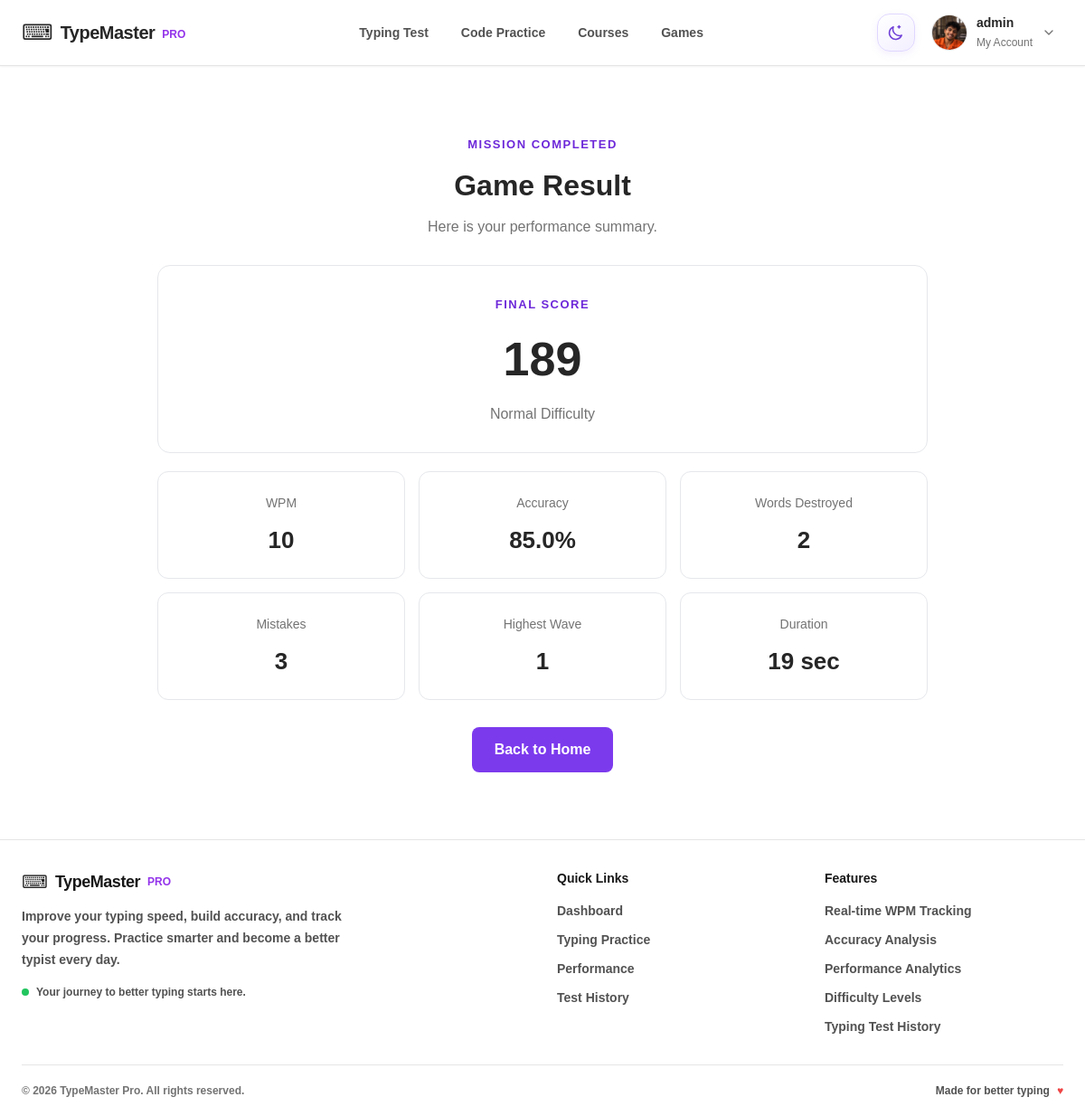
The app's page /space-shooter/result/1/ (signed in) with its own data.
### type/models.py (models this page shows, shortened)
class UserProfile(models.Model):
    user = models.OneToOneField(
        User,
        on_delete=models.CASCADE,
        related_name='profile'
    )
    bio = models.TextField(blank=True)
    profile_picture = models.ImageField(
        upload_to='profile_pictures/',
        blank=True,
        null=True
    )
    cover_image = models.ImageField(
        upload_to='profile_covers/',
        blank=True,
        null=True,
        help_text='Optional profile banner image.'
    )
    created_at = models.DateTimeField(auto_now_add=True)
    updated_at = models.DateTimeField(auto_now=True)

class SpaceShooterResult(models.Model):
    DIFFICULTY_CHOICES = [
        ('easy', 'Easy'),
        ('normal', 'Normal'),
        ('hard', 'Hard'),
        ('extreme', 'Extreme'),
    ]
    user = models.ForeignKey(
        User,
        on_delete=models.CASCADE,
        related_name='space_shooter_results'
    )
    difficulty = models.CharField(
        max_length=10,
        choices=DIFFICULTY_CHOICES
    )
    score = models.PositiveIntegerField(default=0)
    wpm = models.PositiveIntegerField(default=0)
    accuracy = models.FloatField(default=0)
    words_destroyed = models.PositiveIntegerField(default=0)
    missed_words = models.PositiveIntegerField(default=0)
    mistakes = models.PositiveIntegerField(default=0)
    shots_fired = models.PositiveIntegerField(default=0)
    highest_wave = models.PositiveIntegerField(default=1)
    duration = models.PositiveIntegerField(default=0)
    created_at = models.DateTimeField(auto_now_add=True)
    class Meta:
        ordering = ['-created_at']
        indexes = [
            models.Index(fields=['user', '-created_at']),
            models.Index(fields=['user', 'difficulty']),
        ]

### type/views.py (the view)
# urls.py: path('space-shooter/result/<int:result_id>/',views.space_shooter_result,name='space_shooter_result'),
@login_required
def space_shooter_result(request, result_id):
    result = SpaceShooterResult.objects.get(
        id=result_id,
        user=request.user
    )
    return render(request, 'games/space_shooter/result.html', {
        'result': result,
    })

### templates/games/space_shooter/result.html (shortened to what this page needs)
{% extends "base/base.html" %}
{% load static %}
{% block extra_css %}
<link rel="stylesheet" href="{% static 'games/space_shooter/css/result.css' %}">
{% endblock %}
{% block content %}
<div id="spaceShooterResult">
    <header>
        <span>MISSION COMPLETED</span>
        <h1>Game Result</h1>
        <p>Here is your performance summary.</p>
    </header>
    <section class="result-score">
        <span>FINAL SCORE</span>
        <h2>{{ result.score }}</h2>
        <p>{{ result.get_difficulty_display }} Difficulty</p>
    </section>
    <section class="result-grid">
        <div class="result-card">
            <span>WPM</span>
            <h3>{{ result.wpm }}</h3>
        </div>
        <div class="result-card">
            <span>Accuracy</span>
            <h3>{{ result.accuracy }}%</h3>
        </div>
        <div class="result-card">
            <span>Words Destroyed</span>
            <h3>{{ result.words_destroyed }}</h3>
        </div>
        <div class="result-card">
            <span>Mistakes</span>
            <h3>{{ result.mistakes }}</h3>
        </div>
        <div class="result-card">
            <span>Highest Wave</span>
            <h3>{{ result.highest_wave }}</h3>
        </div>
        <div class="result-card">
            <span>Duration</span>
            <h3>{{ result.duration }} sec</h3>
        </div>
    </section>
    <a href="{% url 'space_shooter' %}" class="back-home">
        Back to Home
    </a>
</div>
{% endblock %}

### templates/components/navbar.html (shortened to what this page needs)
<header class="theme-header sticky top-0 inset-x-0 z-[100] bg-white/95 backdrop-blur-md border-b border-neutral-200 shadow-sm">
    <div class="max-w-7xl mx-auto px-4 sm:px-6 h-[72px] flex items-center justify-between">
        <a href="{% url 'home' %}" class="flex items-center gap-2">
            <span class="text-2xl">⌨</span>
            <span class="text-xl font-extrabold tracking-tight">TypeMaster</span>
            <span class="text-xs font-semibold text-purple-600 mt-1">PRO</span>
        </a>
        <nav class="hidden lg:flex items-center gap-1">
            <a href="{% url 'results' %}#typing-test" class="theme-nav-link px-4 py-2.5 rounded-lg text-sm font-semibold text-neutral-600 hover:text-indigo-600 hover:bg-indigo-50 transition">
                Typing Test
            </a>
            <a href="{% url 'home' %}#code-mode" class="theme-nav-link px-4 py-2.5 rounded-lg text-sm font-semibold text-neutral-600 hover:text-indigo-600 hover:bg-indigo-50 transition">
                Code Practice
            </a>
            <a href="{% url 'home' %}#courses" class="theme-nav-link px-4 py-2.5 rounded-lg text-sm font-semibold text-neutral-600 hover:text-indigo-600 hover:bg-indigo-50 transition">
                Courses
            </a>
            <a href="{% url 'space_shooter' %}#performance" class="theme-nav-link px-4 py-2.5 rounded-lg text-sm font-semibold text-neutral-600 hover:text-indigo-600 hover:bg-indigo-50 transition">
                Games
            </a>
        </nav>
        <div class="flex items-center gap-3">
<button
    id="themeToggle"
    type="button"
    aria-label="Toggle dark mode"
    title="Toggle Dark Mode"
    class="theme-toggle-btn">
    <svg
        id="themeIcon"
        xmlns="http://www.w3.org/2000/svg"
        width="20"
        height="20"
        viewBox="0 0 24 24"
        fill="none"
        stroke="currentColor"
        stroke-width="1.8"
        stroke-linecap="round"
        stroke-linejoin="round">
    </svg>
</button>
            {% if request.user.is_authenticated %}
                <details class="relative group">
                    <summary class="theme-summary list-none cursor-pointer flex items-center gap-2.5 p-1.5 pr-2 rounded-xl hover:bg-neutral-100 transition select-none">
                        {% if request.user.profile.profile_picture %}
                            <img src="{{ request.user.profile.profile_picture.url }}" alt="Profile" class="w-10 h-10 rounded-full object-cover border border-neutral-200">
                        {% else %}
                            <div class="w-10 h-10 rounded-full bg-indigo-100 text-indigo-700 flex items-center justify-center font-bold uppercase">
                                {{ request.user.username|first }}
                            </div>
                        {% endif %}
                        <div class="hidden sm:block text-left">
                            <p class="text-sm font-bold text-neutral-800 leading-tight">{{ request.user.username }}</p>
                            <p class="text-xs text-neutral-500 mt-1">My Account</p>
                        </div>
                        <svg class="w-4 h-4 text-neutral-500 transition-transform group-open:rotate-180" fill="none" stroke="currentColor" viewBox="0 0 24 24">
                            <path stroke-linecap="round" stroke-linejoin="round" stroke-width="2" d="m6 9 6 6 6-6"/>
                        </svg>
                    </summary>
                </details>
            {% endif %}
        </div>
    </div>
</header>

### static/css/style.css (style rules this page uses)
* { box-sizing: border-box; }
html, body { min-height: 100%; margin: 0; }
html { scroll-behavior: smooth; }
body { font-family: Arial, Helvetica, sans-serif; background: var(--bg-primary); color: var(--text-primary); transition: background-color .25s ease, color .25s ease; }
:root, html[data-theme="light"] { color-scheme: light; --bg-primary: #ffffff; --bg-secondary: #f9fafb; --bg-tertiary: #f3f4f6; --bg-card: #ffffff; --bg-elevated: #ffffff; --text-primary: #262626; --text-secondary: #737373; --text-muted: #a3a3a3; --border-color: #e5e7eb; --border-soft: #f3f4f6; --hover-bg: #f0f0f0; --hover-border: #c4b5fd; --input-bg: #ffffff; --input-text: #262626; --input-placeholder: #a3a3a3; --accent: #7c3aed; --accent-hover: #6d28d9; --accent-soft: #f5f3ff; --accent-text: #6d28d9; --success-soft: #f0fdf4; --danger-soft: #fef2f2; --chart-grid: #e5e7eb; --chart-text: #737373; --chart-dot-border: #ffffff; --shadow-color: rgba(0, 0, 0, .06); }
body, main, section, article, aside, header, footer, nav, .dashboard-card, .theme-dropdown, .profile-page, .results-history { transition: background-color .2s ease, border-color .2s ease, color .2s ease; }
button, input, select, textarea { font-family: inherit; }
.theme-header { z-index: 100; }
img, video, canvas, svg { max-width: 100%; }
.theme-toggle-btn { width: 42px; height: 42px; display: inline-flex; align-items: center; justify-content: center; border: 1px solid #e0d7ff; border-radius: 14px; background: linear-gradient(145deg, #ffffff, #f3efff); color: #7040d8; box-shadow: 0 3px 10px rgba(112, 64, 216, 0.08); cursor: pointer; transition: all 0.25s ease; }
.theme-toggle-btn svg { transition: transform 0.3s ease; }

### static/games/space_shooter/css/result.css (style rules this page uses)
#spaceShooterResult { max-width: 900px; margin: 50px auto; padding: 24px; color: var(--text-primary); text-align: center; }
#spaceShooterResult header { margin-bottom: 30px; }
#spaceShooterResult header span, #spaceShooterResult .result-score span { color: var(--accent-text); font-size: 13px; font-weight: 600; letter-spacing: 1.5px; }
#spaceShooterResult h1 { font-size: 32px; font-weight: 700; margin: 10px 0; }
#spaceShooterResult p { color: var(--text-secondary); }
#spaceShooterResult .result-score { padding: 30px; background: var(--bg-card); border: 1px solid var(--border-color); border-radius: 14px; margin-bottom: 20px; }
#spaceShooterResult .result-score h2 { font-size: 52px; font-weight: 800; margin: 10px 0; }
#spaceShooterResult .result-grid { display: grid; grid-template-columns: repeat(3, 1fr); gap: 15px; margin-bottom: 30px; }
#spaceShooterResult .result-card { padding: 22px; background: var(--bg-card); border: 1px solid var(--border-color); border-radius: 12px; }
#spaceShooterResult .result-card span { color: var(--text-secondary); font-size: 14px; }
#spaceShooterResult .result-card h3 { font-size: 26px; font-weight: 700; margin-top: 10px; }
#spaceShooterResult .back-home { display: inline-block; padding: 13px 25px; background: var(--accent); color: white; text-decoration: none; border-radius: 8px; font-weight: 600; }

### records on screen
SpaceShooterResult: score "189", difficulty "Normal", wpm "10", accuracy "85.0", words_destroyed "2", mistakes "3", highest_wave "1", duration "19"

### other values on screen
{{ request.user.username }} "admin"
